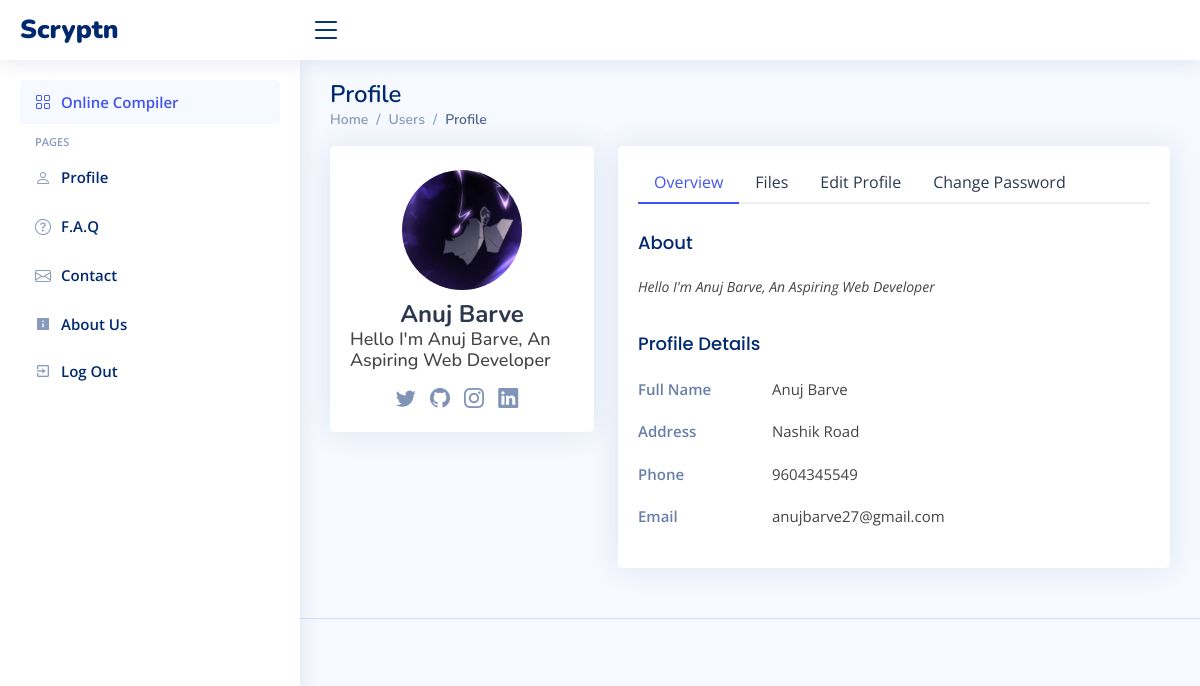
Screenshot of /student/users-profile.php (signed in) with the database file from the repository.
### tables this page shows
CREATE TABLE `users` (
  `userID` int(11) NOT NULL,
  `userName` varchar(128) NOT NULL,
  `userEmail` varchar(128) NOT NULL,
  `userAddr` varchar(255) DEFAULT NULL,
  `userPhone` varchar(255) DEFAULT NULL,
  `userUid` varchar(128) NOT NULL,
  `userPwd` varchar(128) NOT NULL,
  `user_ln` text DEFAULT NULL,
  `user_gh` text DEFAULT NULL,
  `user_in` varchar(255) DEFAULT NULL,
  `user_tw` varchar(255) DEFAULT NULL,
  `user_desc` text DEFAULT NULL,
  `user_photo` varchar(255) DEFAULT NULL,
  `last_login` bigint(20) DEFAULT NULL
);

### student/users-profile.php (the view, shortened to what this page needs)
<!DOCTYPE html>
<html lang="en">
<head>
  <link href="../assets/vendor/bootstrap/css/bootstrap.min.css" rel="stylesheet" />
  <link href="../assets/vendor/bootstrap-icons/bootstrap-icons.css" rel="stylesheet" />
  <link href="../assets/vendor/boxicons/css/boxicons.min.css" rel="stylesheet" />
  <link href="../assets/vendor/quill/quill.snow.css" rel="stylesheet" />
  <link href="../assets/vendor/quill/quill.bubble.css" rel="stylesheet" />
  <link href="../assets/vendor/remixicon/remixicon.css" rel="stylesheet" />
  <link href="../assets/vendor/simple-datatables/style.css" rel="stylesheet" />
  <link href="../assets/css/style.css" rel="stylesheet" />
</head>
<body>
  <?php include './includes/header.php'; ?>
  <?php include './includes/sidenav.php'; ?>
  <main id="main" class="main">
    <div class="pagetitle">
      <h1>Profile</h1>
      <nav>
        <ol class="breadcrumb">
          <li class="breadcrumb-item"><a href="index.html">Home</a></li>
          <li class="breadcrumb-item">Users</li>
          <li class="breadcrumb-item active">Profile</li>
        </ol>
      </nav>
    </div>
    <section class="section profile">
      <?php
      $servername = "localhost";
      $username = "root";
      $password = "";
      $databasename = "scr";
      $conn = new mysqli(
        $servername,
        $username,
        $password,
        $databasename
      );
      $id = $_SESSION["userID"];
      $query = "SELECT * FROM `users` WHERE userID = $id";
      $result = $conn->query($query);
      $data = $result->fetch_assoc();
      ?>
      <div class="row">
        <div class="col-xl-4">
          <div class="card">
            <div class="card-body profile-card pt-4 d-flex flex-column align-items-center">
              <img src="../inc/user-data/profile-photos/<?php if($data["user_photo"]){echo $data["user_photo"];}else{echo "default.jpg";};?>" alt="Profile" class="rounded-circle" />
              <h2><?php echo $data["userName"]; ?></h2>
              <h3><?php echo $data["user_desc"]; ?></h3>
              <div class="social-links mt-2">
                <a href="<?php echo $data["user_tw"]; ?>" class="twitter"><i class="bi bi-twitter"></i></a>
                <a href="<?php echo $data["user_gh"]; ?>" class="github"><i class="bi bi-github"></i></a>
                <a href="<?php echo $data["user_in"]; ?>" class="instagram"><i class="bi bi-instagram"></i></a>
                <a href="<?php echo $data["user_ln"]; ?>" class="linkedin"><i class="bi bi-linkedin"></i></a>
              </div>
            </div>
          </div>
        </div>
        <div class="col-xl-8">
          <div class="card">
            <div class="card-body pt-3">
              <ul class="nav nav-tabs nav-tabs-bordered">
                <li class="nav-item">
                  <button class="nav-link active" data-bs-toggle="tab" data-bs-target="#profile-overview">
                    Overview
                  </button>
                </li>
                <li class="nav-item">
                  <button class="nav-link" data-bs-toggle="tab" data-bs-target="#user-files">
                    Files
                  </button>
                </li>
                <li class="nav-item">
                  <button class="nav-link" data-bs-toggle="tab" data-bs-target="#profile-edit">
                    Edit Profile
                  </button>
                </li>
                <li class="nav-item">
                  <button class="nav-link" data-bs-toggle="tab" data-bs-target="#profile-change-password">
                    Change Password
                  </button>
                </li>
              </ul>
              <div class="tab-content pt-2">
                <div class="tab-pane fade show active profile-overview" id="profile-overview">
                  <h5 class="card-title">About</h5>
                  <p class="small fst-italic">
                    <?php echo $data["user_desc"];?>
                  </p>
                  <h5 class="card-title">Profile Details</h5>
                  <div class="row">
                    <div class="col-lg-3 col-md-4 label">Full Name</div>
                    <div class="col-lg-9 col-md-8"><?php echo $data["userName"];?></div>
                  </div>
                  <div class="row">
                    <div class="col-lg-3 col-md-4 label">Address</div>
                    <div class="col-lg-9 col-md-8">
                    <?php echo $data["userAddr"];?>
                    </div>
                  </div>
                  <div class="row">
                    <div class="col-lg-3 col-md-4 label">Phone</div>
                    <div class="col-lg-9 col-md-8"><?php echo $data["userPhone"];?></div>
                  </div>
                  <div class="row">
                    <div class="col-lg-3 col-md-4 label">Email</div>
                    <div class="col-lg-9 col-md-8">
                    <?php echo $data["userEmail"];?>
                    </div>
                  </div>
                </div>
              </div>
            </div>
          </div>
        </div>
      </div>
    </section>
  </main>
  <footer id="footer" class="footer">
  </footer>
</body>
</html>

### assets/css/style.css (style rules this page uses)
:root { scroll-behavior: smooth; }
body { font-family: "Open Sans", sans-serif; background: #f6f9ff; color: #444444; }
a { color: #4154f1; text-decoration: none; }
h1, h2, h3, h4, h5, h6 { font-family: "Nunito", sans-serif; }
#main { margin-top: 60px; padding: 20px 30px; transition: all 0.3s; }
.pagetitle { margin-bottom: 10px; }
.pagetitle h1 { font-size: 24px; margin-bottom: 0; font-weight: 600; color: #012970; }
.card { margin-bottom: 30px; border: none; border-radius: 5px; box-shadow: 0px 0 30px rgba(1, 41, 112, 0.1); }
.card-title { padding: 20px 0 15px 0; font-size: 18px; font-weight: 500; color: #012970; font-family: "Poppins", sans-serif; }
.card-body { padding: 0 20px 20px 20px; }
.breadcrumb { font-size: 14px; font-family: "Nunito", sans-serif; color: #899bbd; font-weight: 600; }
.breadcrumb a { color: #899bbd; transition: 0.3s; }
.breadcrumb .breadcrumb-item::before { color: #899bbd; }
.breadcrumb .active { color: #51678f; font-weight: 600; }
.nav-tabs-bordered { border-bottom: 2px solid #ebeef4; }
.nav-tabs-bordered .nav-link { margin-bottom: -2px; border: none; color: #2c384e; }
.nav-tabs-bordered .nav-link.active { background-color: #fff; color: #4154f1; border-bottom: 2px solid #4154f1; }
@media (min-width: 1200px) { #main, #footer { margin-left: 300px; } }
.profile .profile-card img { max-width: 120px; }
.profile .profile-card h2 { font-size: 24px; font-weight: 700; color: #2c384e; margin: 10px 0 0 0; }
.profile .profile-card h3 { font-size: 18px; }
.profile .profile-card .social-links a { font-size: 20px; display: inline-block; color: rgba(1, 41, 112, 0.5); line-height: 0; margin-right: 10px; transition: 0.3s; }
.profile .profile-overview .row { margin-bottom: 20px; font-size: 15px; }
.profile .profile-overview .card-title { color: #012970; }
.profile .profile-overview .label { font-weight: 600; color: rgba(1, 41, 112, 0.6); }
.footer { padding: 20px 0; font-size: 14px; transition: all 0.3s; border-top: 1px solid #cddfff; }

### rows the page displays
users: user_photo (picture), userName "Anuj Barve", user_desc "Hello I'm Anuj Barve, An Aspiring Web Developer", userAddr "Nashik Road", userPhone "9604345549", userEmail "anujbarve27@gmail.com"
